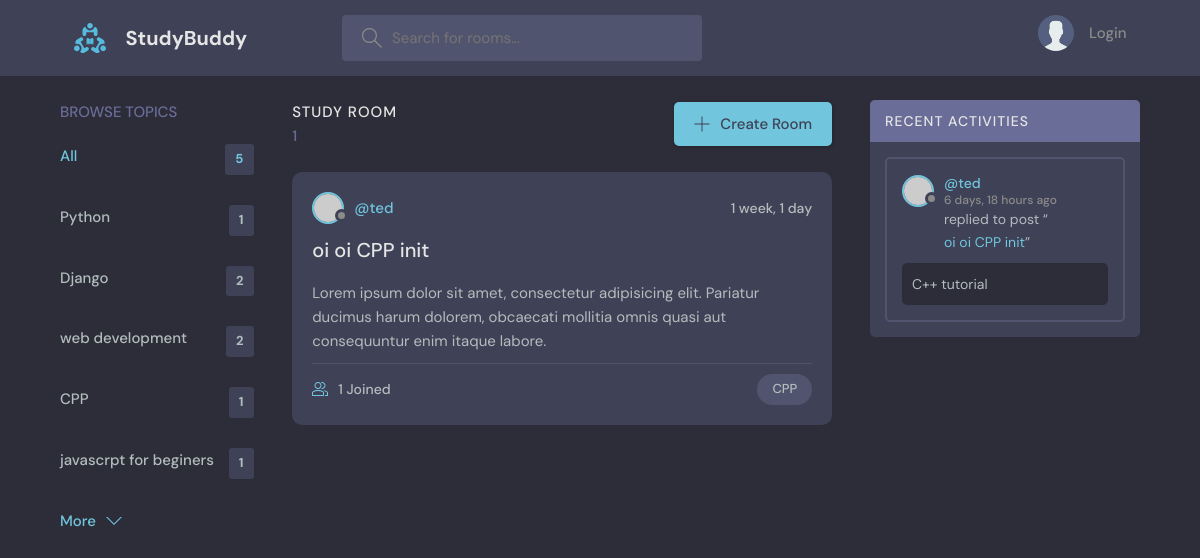
Page /?q=CPP on the committed database.
### base/models.py (models this page shows, shortened)
class Topic(models.Model):
    name = models.CharField(max_length=200)

class Room(models.Model):
    host = models.ForeignKey(User, on_delete=models.SET_NULL, null=True)
    topic = models.ForeignKey(Topic, on_delete=models.SET_NULL, null=True)
    name = models.CharField(max_length=200)
    description = models.TextField(null=True, blank=True)
    participants = models.ManyToManyField(User, related_name='participants', blank=True)
    updated = models.DateTimeField(auto_now=True)
    created = models.DateTimeField(auto_now_add=True)
    class Meta:
        ordering =  ['-updated', '-created']
    def __str__(self):
        return self.name

class Message(models.Model):
    user = models.ForeignKey(User, on_delete=models.CASCADE)
    room = models.ForeignKey(Room, on_delete=models.CASCADE)
    body = models.TextField()
    updated = models.DateTimeField(auto_now_add=True)
    created = models.DateTimeField(auto_now_add=True)
    class Meta:
        ordering =  ['-updated', '-created']

### base/views.py (the view)
# urls.py: path('', views.home, name="home"),
def home(request):
    q = request.GET.get('q') if request.GET.get('q') != None else ''
    rooms = Room.objects.filter(
        Q(topic__name__icontains=q) |
        Q(name__icontains=q) |
        Q(description__icontains=q)
    )
    topics = Topic.objects.all()
    room_count = rooms.count()
    room_messages = Message.objects.filter(Q(room__topic__name__icontains=q))
    context = {'rooms': rooms, 'topics': topics, 'room_count': room_count, 'room_messages': room_messages}
    return render(request, 'base/home.html', context)

### base/templates/base/home.html (shortened to what this page needs)
{% extends 'main.html' %}
{% block content %}
    <main class="layout layout--3">
      <div class="container">
        {% include 'base/topics_component.html' %}
        <div class="roomList">
          <div class="roomList__header">
            <div>
              <h2>Study Room</h2>
              <p>{{room_count}}</p>
            </div>
            <a class="btn btn--main" href="{% url 'create-room' %}">
              <svg version="1.1" xmlns="http://www.w3.org/2000/svg" width="32" height="32" viewBox="0 0 32 32">
                <title>add</title>
                <path
                  d="M16.943 0.943h-1.885v14.115h-14.115v1.885h14.115v14.115h1.885v-14.115h14.115v-1.885h-14.115v-14.115z"
                ></path>
              </svg>
              Create Room
            </a>
          </div>
          {% include 'base/feed_component.html' %}
        </div>
        {% include 'base/activity_component.html' %}
      </div>
    </main>
{% endblock %}

### base/templates/base/topics_component.html
<div class="topics">
    <div class="topics__header">
      <h2>Browse Topics</h2>
    </div>
    <ul class="topics__list">
      <li>
        <a href="{% url 'home' %}" class="active">All <span>{{topics.count}}</span></a>
      </li>
    {% for topic in topics %}
      <li>
        <a href="{% url 'home' %}?q={{topic.name}}">{{topic.name}}<span>{{topic.room_set.all.count}}</span></a>
      </li>
    {% endfor %}
    </ul>
    <a class="btn btn--link" href="topics.html">
      More
      <svg version="1.1" xmlns="http://www.w3.org/2000/svg" width="32" height="32" viewBox="0 0 32 32">
        <title>chevron-down</title>
        <path d="M16 21l-13-13h-3l16 16 16-16h-3l-13 13z"></path>
      </svg>
    </a>
  </div>

### base/templates/base/feed_component.html (shortened to what this page needs)
{% for room in rooms %}
<div class="roomListRoom">
    <div class="roomListRoom__header">
      <a href="{% url 'user-profile' room.host.id %}" class="roomListRoom__author">
        <div class="avatar avatar--small">
          <img src="https://randomuser.me/api/portraits/women/11.jpg" />
        </div>
        <span>@{{room.host.username}}</span>
      </a>
      <div class="roomListRoom__actions">
        <span>{{room.created|timesince}}</span>
      </div>
    </div>
    <div class="roomListRoom__content">
      <a href="{% url 'room' room.id %}">{{room.name}}</a>
      <p>
        Lorem ipsum dolor sit amet, consectetur adipisicing elit. Pariatur ducimus harum dolorem, obcaecati
        mollitia omnis quasi aut consequuntur enim itaque labore.
      </p>
    </div>
    <div class="roomListRoom__meta">
      <a href="{% url 'room' room.id %}" class="roomListRoom__joined">
        {{room.participants.all.count}} Joined
      </a>
      <p class="roomListRoom__topic">{{room.topic.name}}</p>
    </div>
  </div>
{% endfor %}

### base/templates/base/activity_component.html (shortened to what this page needs)
<div class="activities">
    <div class="activities__header">
      <h2>Recent Activities</h2>
    </div>
    {% for message in room_messages %}
    <div class="activities__box">
      <div class="activities__boxHeader roomListRoom__header">
        <a href="{% url 'user-profile' message.user.id %}" class="roomListRoom__author">
          <div class="avatar avatar--small">
            <img src="https://randomuser.me/api/portraits/women/11.jpg" />
          </div>
          <p>
            @{{message.user}}
            <span>{{message.created|timesince}} ago</span>
          </p>
        </a>
      </div>
      <div class="activities__boxContent">
        <p>replied to post “<a href="{% url 'room' message.room.id %}">{{message.room}}</a>”</p>
        <div class="activities__boxRoomContent">
            {{message.body}}
        </div>
      </div>
    </div>
    {% endfor %}
  </div>

### rows in the picture
Topic: name "Python", room_set.all.count "1"
Topic: name "Django", room_set.all.count "2"
Topic: name "web development", room_set.all.count "2"
Topic: name "CPP", room_set.all.count "1"
Topic: name "javascrpt for beginers", room_set.all.count "1"
Room: host.username "ted", created "1 week, 1 day", name "oi oi CPP init", participants.all.count "1", topic.name "CPP"
Message: user "ted", created "6 days, 18 hours", room "oi oi CPP init", body "C++ tutorial"

### other values in the picture
{{ topics.count }} "5"
{{ room_count }} "1"
